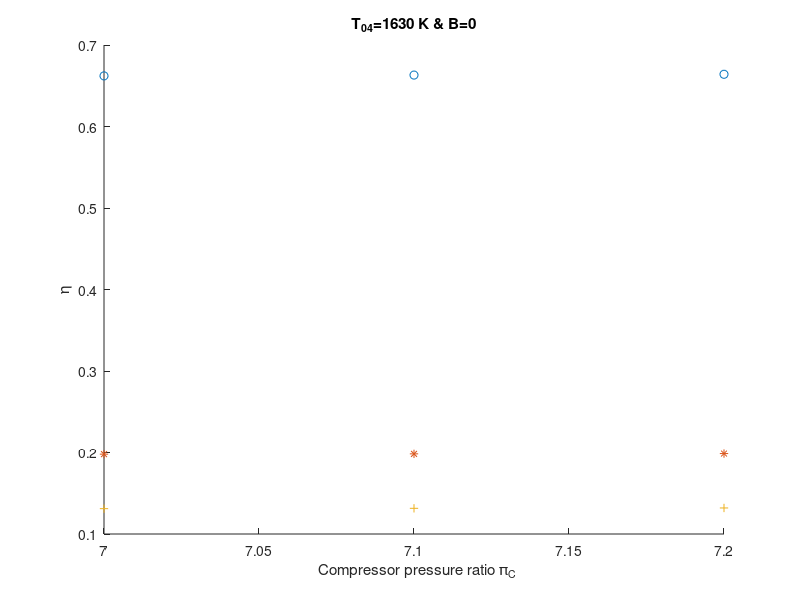

Source code (MATLAB):
clear all
T04=857+273;
T_inf=220 ;              % free stream temperature
P_inf=0.25 ;              % free stream pressure
M_inf=0.85   ;              % free stream mach number
gamma=1.4;               % ratio of specific heats
R=287 ;                  % gas constant
u=M_inf*sqrt(gamma*R*T_inf);    %  inlet velocity

Cp=gamma*R/(gamma-1) ;          % specific heat  
prc=linspace(7, 7.2,3) ;        %  compressor pressure ratio
 
e_diff=0.93;                    %  efficiencies
 
 
e_n_hot=0.95;
e_comp=0.87;
e_turb=0.9;
e_burner=1;
e_nozzle=1;
Q=45000000 ;                %   fuel heat content

 
prc_critical= 1/(1-(gamma-1)/(e_n_hot*(gamma+1)))^(gamma/(gamma-1))  % to check if hot stream nozzle chokes or not

% diffuser stage
T02=T_inf*(1+(gamma-1)*0.5*M_inf^2) ;  
P02=P_inf*(1+(T02/T_inf-1)/e_diff)^(gamma/(gamma-1));

  
    
for i=1:length(prc)
   %  compressor stage
    P03(i)=(P02*prc(i));
    T03(i)=T02*(1+(prc(i)^((gamma-1)/gamma)-1)/e_comp);
    
    % burner fuel air ratio
    f(i)=(T04-T03(i))/(Q/(Cp)-T04);
    
    % turbine inlet pressure
    P04(i)=(P03(i)) ;% # given pressure loss is zero
    
        
   %  compressor turbine power balance
    T05(i)=T04-(T03(i)-T02)/0.99;%-B*(T08-T02);
    P05(i)=(P04(i)*(1-(1-T05(i)/T04)/e_turb)^(gamma/(gamma-1)));
    T06(i)=(T05(i));
    P06(i)=(P05(i));
    
    
    if P_inf/P06(i) >1/prc_critical 
        v7(i)=(sqrt(2*e_n_hot*Cp*T06(i)*(1-(P_inf/P06(i))^((gamma-1)/gamma))));
           t(i)=(1+f(i))*v7(i)-u ; 
    else
        
    T6(i)=2*T05(i)/(gamma+1);
    P5(i)=P05(i)/prc_critical;
    v7(i)=(gamma*R*T6(i))^0.5;
    rho7(i)=P5(i)/(R*T6(i));
    p7(i)=P5(i)/prc_critical;
    
     t(i)=(1+f(i))*v7(i)-u + (p7(i)-P_inf)/(rho7(i)*v7(i)) ;
    
       
    end
     e_prop(i)=2*t(i)*u/(t(i)*u*2+(1+f(i))*(v7(i)-u)^2);  % propulsive efficiency
     e_therm(i)=(t(i)*u*2+(1+f(i))*(v7(i)-u)^2)/(2*f(i)*Q); %thermal efficiency
end
s=f./t;
hold on
% plot(prc,t )
 plot(prc,e_prop,'o')
 plot(prc,e_therm,'*' ) 
 plot(prc,e_prop.*e_therm,'+' )
   title('T_{04}=1630 K & B=0')
 xlabel('  Compressor pressure ratio \pi_C')
  ylabel('\eta')